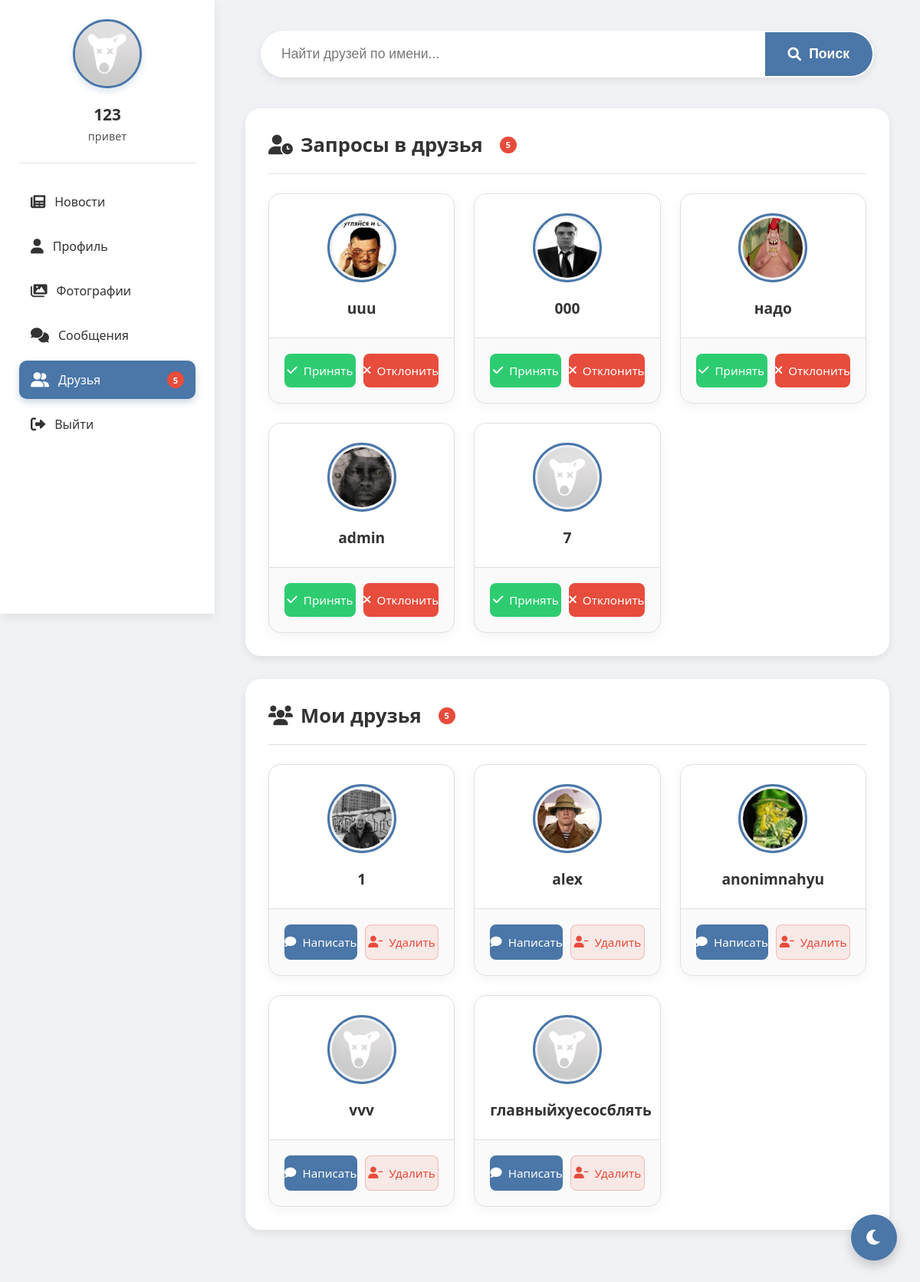
Page /friends (signed in) on the committed database.
### tables this page shows
CREATE TABLE users (
                id INTEGER PRIMARY KEY AUTOINCREMENT,
                username TEXT UNIQUE NOT NULL,
                password TEXT NOT NULL,
                email TEXT,
                bio TEXT,
                avatar TEXT);

### routes/friends.py (the view)
@bp.route('/friends', methods=['GET'])
def friends():
    if 'user_id' not in session:
        return redirect(url_for('auth.index'))
    user_id = session['user_id']
    conn = get_db()
    c = conn.cursor()
    c.execute("SELECT * FROM users WHERE id = ?", (user_id,))
    user = c.fetchone()
    c.execute('''SELECT users.id, users.username, users.avatar
                FROM friends
                JOIN users ON friends.user_id = users.id
                WHERE friends.friend_id = ? AND friends.status = 'pending' ''', (user_id,))
    requests = c.fetchall()
    c.execute('''SELECT users.id, users.username, users.avatar
                FROM friends
                JOIN users ON friends.friend_id = users.id
                WHERE friends.user_id = ? AND friends.status = 'accepted'
                UNION
                SELECT users.id, users.username, users.avatar
                FROM friends
                JOIN users ON friends.user_id = users.id
                WHERE friends.friend_id = ? AND friends.status = 'accepted'
                ORDER BY username''', (user_id, user_id))
    friends_list = c.fetchall()
    search_query = request.args.get('search', '')
    search_results = []
    if search_query:
        c.execute("SELECT id, username, avatar FROM users WHERE username LIKE ? AND id != ?",
                 (f'%{search_query}%', user_id))
        search_results = c.fetchall()
    conn.close()
    return render_template('friends.html',
                         user=user,
                         requests=requests,
                         friends=friends_list,
                         search_results=search_results,
                         search_query=search_query)

### models.py (called while the page is built)
def get_db():
    conn = sqlite3.connect('social_network.db')
    conn.row_factory = sqlite3.Row
    return conn

### templates/friends.html (shortened to what this page needs)
<!DOCTYPE html>
<html lang="ru">
<head>
    <link href="https://cdnjs.cloudflare.com/ajax/libs/font-awesome/6.0.0/css/all.min.css" rel="stylesheet">
</head>
<body>
    <div class="sidebar">
        <div class="profile-card">
            <img src="{% if user[5] %}{{ url_for('static', filename='uploads/' + user[5]) }}{% else %}{{ url_for('static', filename='uploads/default_avatar.png') }}{% endif %}"
                 alt="Avatar"
                 onerror="this.onerror=null; this.src='{{ url_for('static', filename='uploads/default_avatar.png') }}'">
            <h3>{{ user[1] }}</h3>
            <p>{{ user[4] or 'Статус не указан' }}</p>
        </div>
        <div class="nav">
            <a href="{{ url_for('feed.feed') }}">
                <i class="fas fa-newspaper"></i> Новости
            </a>
            <a href="{{ url_for('profile.profile') }}">
                <i class="fas fa-user"></i> Профиль
            </a>
            <a href="{{ url_for('gallery.gallery') }}">
                <i class="fas fa-images"></i> Фотографии
            </a>
            <a href="{{ url_for('messages.messages') }}">
                <i class="fas fa-comments"></i> Сообщения
            </a>
            <a href="{{ url_for('friends.friends') }}" class="active">
                <i class="fas fa-user-friends"></i> Друзья
                {% if requests %}<span class="badge">{{ requests|length }}</span>{% endif %}
            </a>
            <a href="{{ url_for('static.logout') }}">
                <i class="fas fa-sign-out-alt"></i> Выйти
            </a>
        </div>
    </div>
    <div class="content">
        <div class="search-container">
            <form method="GET" action="{{ url_for('friends.friends') }}">
                <div class="search-wrapper">
                    <input type="text" name="search" placeholder="Найти друзей по имени..." value="{{ search_query }}">
                    <button type="submit">
                        <i class="fas fa-search"></i> <span>Поиск</span>
                    </button>
                </div>
            </form>
        </div>
        <div class="section">
            <div class="section-title">
                <h2><i class="fas fa-user-clock"></i> Запросы в друзья {% if requests %}<span class="badge">{{ requests|length }}</span>{% endif %}</h2>
            </div>
            {% if requests %}
            <div class="friends-grid">
                {% for req in requests %}
                <div class="friend-card">
                    <div class="friend-header">
                        <img src="{{ url_for('static', filename='uploads/' + req[2]) if req[2] else url_for('static', filename='uploads/default_avatar.png') }}"
                             class="friend-avatar" alt="{{ req[1] }}"
                             onerror="this.onerror=null; this.src='{{ url_for('static', filename='uploads/default_avatar.png') }}'">
                        <div class="friend-name">{{ req[1] }}</div>
                    </div>
                    <div class="friend-actions">
                        <a href="{{ url_for('friends.accept_friend', friend_id=req[0]) }}" class="btn-accept">
                            <i class="fas fa-check"></i> Принять
                        </a>
                        <a href="{{ url_for('friends.remove_friend', friend_id=req[0]) }}" class="btn-reject">
                            <i class="fas fa-times"></i> Отклонить
                        </a>
                    </div>
                </div>
                {% endfor %}
            </div>
            {% else %}
            <div class="empty-state">
                <i class="fas fa-user-clock"></i>
                <h3>У вас нет новых запросов</h3>
                <p>Ваши будущие друзья еще не отправили вам запросы</p>
            </div>
            {% endif %}
        </div>
        <div class="section">
            <div class="section-title">
                <h2><i class="fas fa-users"></i> Мои друзья {% if friends %}<span class="badge">{{ friends|length }}</span>{% endif %}</h2>
            </div>
            {% if friends %}
            <div class="friends-grid">
                {% for friend in friends %}
                <div class="friend-card">
                    <div class="friend-header">
                        <img src="{{ url_for('static', filename='uploads/' + friend[2]) if friend[2] else url_for('static', filename='uploads/default_avatar.png') }}"
                             class="friend-avatar" alt="{{ friend[1] }}"
                             onerror="this.onerror=null; this.src='{{ url_for('static', filename='uploads/default_avatar.png') }}'">
                        <div class="friend-name">{{ friend[1] }}</div>
                    </div>
                    <div class="friend-actions">
                        <a href="{{ url_for('messages.messages', friend_id=friend[0]) }}" class="btn-message">
                            <i class="fas fa-comment"></i> Написать
                        </a>
                        <a href="{{ url_for('friends.remove_friend', friend_id=friend[0]) }}" class="btn-remove">
                            <i class="fas fa-user-minus"></i> Удалить
                        </a>
                    </div>
                </div>
                {% endfor %}
            </div>
            {% else %}
            <div class="empty-state">
                <i class="fas fa-users"></i>
                <h3>У вас пока нет друзей</h3>
                <p>Найдите новых друзей через поиск!</p>
            </div>
            {% endif %}
        </div>
    </div>
    <button class="theme-toggle" id="themeToggle">
        <i class="fas fa-moon"></i>
    </button>
</body>
</html>

### rows in the picture
users: username "123", bio "привет"
users: avatar (picture), username "uuu"
users: avatar (picture), username "000"
users: avatar (picture), username "надо"
users: avatar (picture), username "admin"
users: shows a picture, username "7"
users: avatar (picture), username "1"
users: avatar (picture), username "alex"
users: avatar (picture), username "anonimnahyu"
users: username "vvv"
users: username "главныйхуесосблять"

### other values in the picture
{{ requests|length }} "5"
{{ friends|length }} "5"
